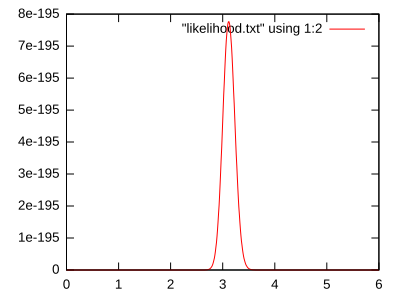

gnuplot code for this plot:
set terminal svg size 400, 300 enhanced fname 'arial' fsize 10 butt solid
set output 'likelihood.svg'
plot [0:6][0:8e-195] "likelihood.txt" using 1:2 with line